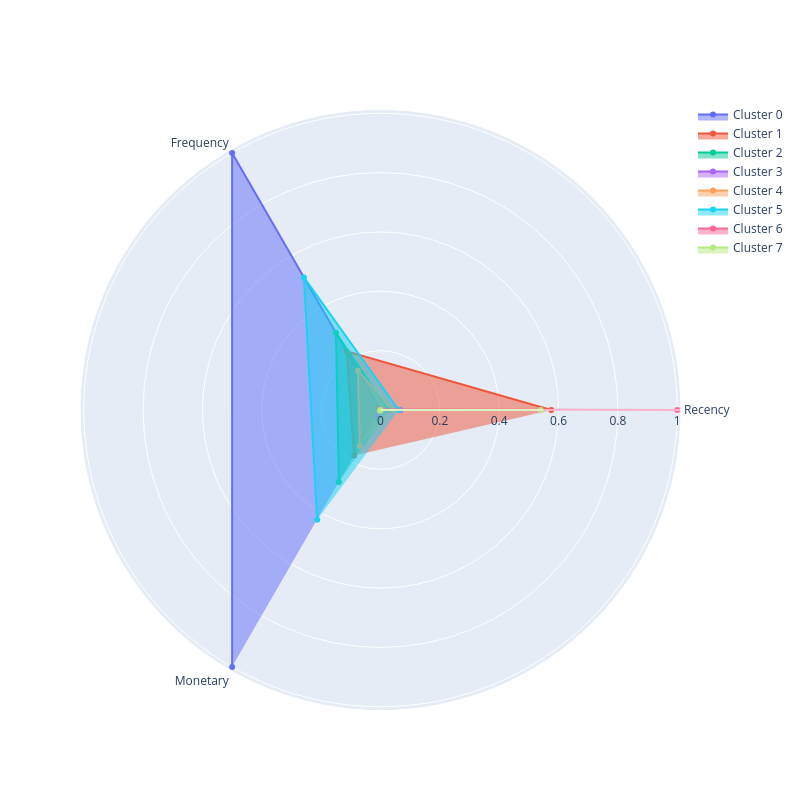

Notebook code for this chart:
### Code cell
# Visualize clusters using our function

grouped_data = rfm_table_cleaned.groupby('tsne_clusters')[['Recency', 'Frequency', 'Monetary']].mean()
plot_cluster_profile(grouped_data, 8)

### Figure 1 — Plotly figure (JSON) as saved in the notebook; plotly's stock layout.template omitted (floating-point values rounded to 4 significant figures)
{"data": [{"fill": "toself", "name": "Cluster 0", "r": [0, 1, 1], "theta": ["Recency", "Frequency", "Monetary"], "type": "scatterpolar"}, {"fill": "toself", "name": "Cluster 1", "r": [0.5752, 0.2281, 0.1773], "theta": ["Recency", "Frequency", "Monetary"], "type": "scatterpolar"}, {"fill": "toself", "name": "Cluster 2", "r": [0.02611, 0.3003, 0.2805], "theta": ["Recency", "Frequency", "Monetary"], "type": "scatterpolar"}, {"fill": "toself", "name": "Cluster 3", "r": [0.06681, 0, 0.02297], "theta": ["Recency", "Frequency", "Monetary"], "type": "scatterpolar"}, {"fill": "toself", "name": "Cluster 4", "r": [0.04399, 0.1523, 0.1396], "theta": ["Recency", "Frequency", "Monetary"], "type": "scatterpolar"}, {"fill": "toself", "name": "Cluster 5", "r": [0.06126, 0.5159, 0.4269], "theta": ["Recency", "Frequency", "Monetary"], "type": "scatterpolar"}, {"fill": "toself", "name": "Cluster 6", "r": [1.0, 0.001944, 0], "theta": ["Recency", "Frequency", "Monetary"], "type": "scatterpolar"}, {"fill": "toself", "name": "Cluster 7", "r": [0.5397, 0, 0.003012], "theta": ["Recency", "Frequency", "Monetary"], "type": "scatterpolar"}], "layout": {"autosize": false, "height": 800, "showlegend": true, "width": 800}}
